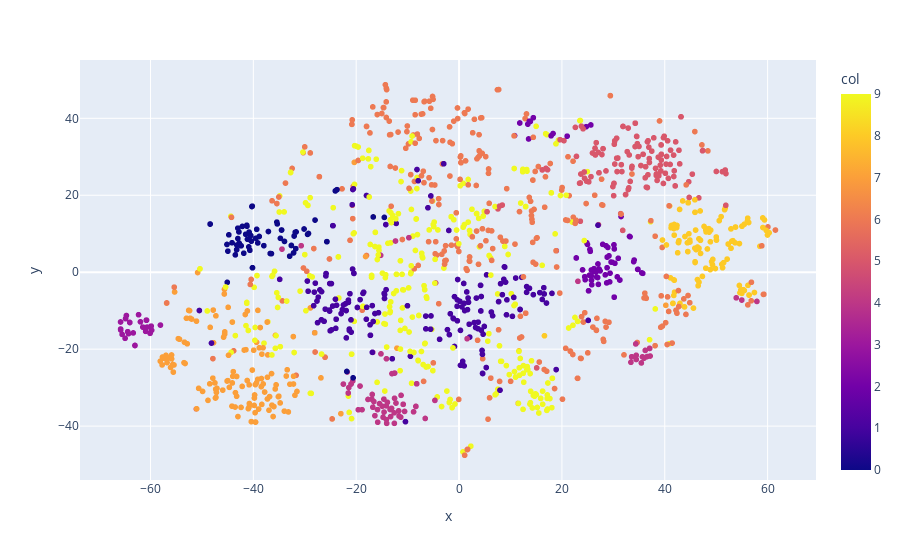

The cell this chart's notebook holds for it:
### Code cell
embeds = np.concatenate(df_both['embeds'].to_numpy()).reshape(1425, 768)
twod, labels = cluster(embeds, df_both['seriesall'].to_numpy())
label_map = dict(zip(df_both['seriesall'], labels))
plot_ploty(twod, df_both['seriesall'].to_numpy(), label_map)

### Figure 1 — Plotly figure (JSON) as saved in the notebook; plotly's stock layout.template omitted (floating-point values rounded to 4 significant figures; data arrays with more than 128 entries replaced by an {"elided": "..."} marker saying what was removed)
{"data": [{"hovertemplate": "<b>%{hovertext}</b><br><br>x=%{x}<br>y=%{y}<br>col=%{marker.color}<extra></extra>", "hovertext": {"elided": "1425 str values"}, "legendgroup": "", "marker": {"color": {"elided": "1425 int values"}, "coloraxis": "coloraxis", "symbol": "circle"}, "mode": "markers", "name": "", "showlegend": false, "type": "scattergl", "x": {"elided": "1425 float values"}, "xaxis": "x", "y": {"elided": "1425 float values"}, "yaxis": "y"}], "layout": {"coloraxis": {"colorbar": {"title": {"text": "col"}}, "colorscale": [[0, "#0d0887"], [0.1111, "#46039f"], [0.2222, "#7201a8"], [0.3333, "#9c179e"], [0.4444, "#bd3786"], [0.5556, "#d8576b"], [0.6667, "#ed7953"], [0.7778, "#fb9f3a"], [0.8889, "#fdca26"], [1, "#f0f921"]]}, "legend": {"tracegroupgap": 0}, "margin": {"t": 60}, "xaxis": {"anchor": "y", "domain": [0, 1], "title": {"text": "x"}}, "yaxis": {"anchor": "x", "domain": [0, 1], "title": {"text": "y"}}}}
